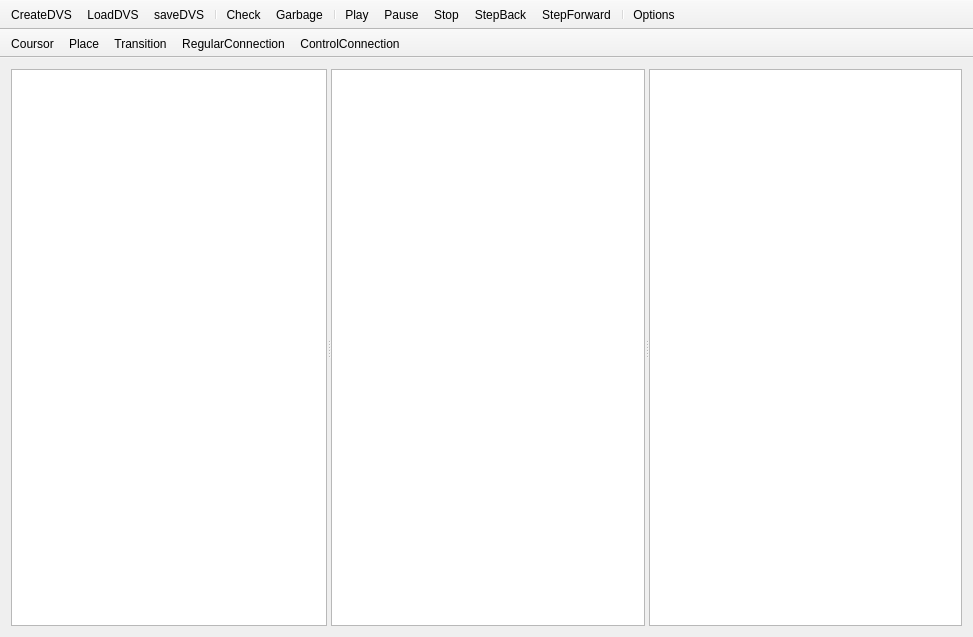
<?xml version="1.0" encoding="UTF-8"?>
<ui version="4.0">
 <author>goto1134</author>
 <class>MainWindow</class>
 <widget class="QMainWindow" name="MainWindow">
  <property name="geometry">
   <rect>
    <x>0</x>
    <y>0</y>
    <width>973</width>
    <height>637</height>
   </rect>
  </property>
  <property name="windowTitle">
   <string>MainWindow</string>
  </property>
  <property name="locale">
   <locale language="English" country="UnitedKingdom"/>
  </property>
  <widget class="QWidget" name="centralWidget">
   <layout class="QHBoxLayout" name="horizontalLayout">
    <item>
     <widget class="QSplitter" name="projectSplitter">
      <property name="contextMenuPolicy">
       <enum>Qt::ActionsContextMenu</enum>
      </property>
      <property name="toolTipDuration">
       <number>-3</number>
      </property>
      <property name="locale">
       <locale language="Russian" country="Russia"/>
      </property>
      <property name="orientation">
       <enum>Qt::Horizontal</enum>
      </property>
      <property name="childrenCollapsible">
       <bool>false</bool>
      </property>
      <widget class="QTreeView" name="treeView">
       <property name="locale">
        <locale language="Russian" country="Russia"/>
       </property>
      </widget>
      <widget class="QSplitter" name="graphicSplitter">
       <property name="locale">
        <locale language="Russian" country="Russia"/>
       </property>
       <property name="orientation">
        <enum>Qt::Horizontal</enum>
       </property>
       <property name="childrenCollapsible">
        <bool>false</bool>
       </property>
       <widget class="QGraphicsView" name="graphicsView">
        <property name="locale">
         <locale language="Russian" country="Russia"/>
        </property>
       </widget>
       <widget class="QTableView" name="tableView">
        <property name="locale">
         <locale language="Russian" country="Russia"/>
        </property>
       </widget>
      </widget>
     </widget>
    </item>
   </layout>
  </widget>
  <widget class="QMenuBar" name="menuBar">
   <property name="geometry">
    <rect>
     <x>0</x>
     <y>0</y>
     <width>973</width>
     <height>21</height>
    </rect>
   </property>
  </widget>
  <widget class="QToolBar" name="mainToolBar">
   <property name="movable">
    <bool>false</bool>
   </property>
   <property name="allowedAreas">
    <set>Qt::TopToolBarArea</set>
   </property>
   <attribute name="toolBarArea">
    <enum>TopToolBarArea</enum>
   </attribute>
   <attribute name="toolBarBreak">
    <bool>true</bool>
   </attribute>
   <addaction name="actionCreateDVS"/>
   <addaction name="actionLoadDVS"/>
   <addaction name="actionSaveDVS"/>
   <addaction name="separator"/>
   <addaction name="actionCheck"/>
   <addaction name="actionGarbage"/>
   <addaction name="separator"/>
   <addaction name="actionPlay"/>
   <addaction name="actionPause"/>
   <addaction name="actionStop"/>
   <addaction name="actionStepBack"/>
   <addaction name="actionStepForward"/>
   <addaction name="separator"/>
   <addaction name="actionOptions"/>
  </widget>
  <widget class="QToolBar" name="redactorToolBar">
   <property name="windowTitle">
    <string>toolBar</string>
   </property>
   <property name="movable">
    <bool>false</bool>
   </property>
   <property name="allowedAreas">
    <set>Qt::TopToolBarArea</set>
   </property>
   <attribute name="toolBarArea">
    <enum>TopToolBarArea</enum>
   </attribute>
   <attribute name="toolBarBreak">
    <bool>true</bool>
   </attribute>
   <addaction name="actionCoursor"/>
   <addaction name="actionPlace"/>
   <addaction name="actionTransition"/>
   <addaction name="actionRegularConnection"/>
   <addaction name="actionControlConnection"/>
  </widget>
  <action name="actionCreateDVS">
   <property name="icon">
    <iconset resource="resources.qrc">
     <normaloff>:/icons/icons/new project.ico</normaloff>:/icons/icons/new project.ico</iconset>
   </property>
   <property name="text">
    <string>CreateDVS</string>
   </property>
   <property name="toolTip">
    <string>Create new DVS model</string>
   </property>
  </action>
  <action name="actionLoadDVS">
   <property name="icon">
    <iconset resource="resources.qrc">
     <normaloff>:/icons/icons/open.ico</normaloff>:/icons/icons/open.ico</iconset>
   </property>
   <property name="text">
    <string>LoadDVS</string>
   </property>
   <property name="toolTip">
    <string>Load DVS Project</string>
   </property>
  </action>
  <action name="actionSaveDVS">
   <property name="text">
    <string>saveDVS</string>
   </property>
   <property name="toolTip">
    <string>Save DVS</string>
   </property>
  </action>
  <action name="actionCoursor">
   <property name="checkable">
    <bool>true</bool>
   </property>
   <property name="text">
    <string>Coursor</string>
   </property>
  </action>
  <action name="actionPlace">
   <property name="checkable">
    <bool>true</bool>
   </property>
   <property name="text">
    <string>Place</string>
   </property>
  </action>
  <action name="actionTransition">
   <property name="checkable">
    <bool>true</bool>
   </property>
   <property name="text">
    <string>Transition</string>
   </property>
  </action>
  <action name="actionRegularConnection">
   <property name="checkable">
    <bool>true</bool>
   </property>
   <property name="text">
    <string>RegularConnection</string>
   </property>
  </action>
  <action name="actionControlConnection">
   <property name="checkable">
    <bool>true</bool>
   </property>
   <property name="text">
    <string>ControlConnection</string>
   </property>
  </action>
  <action name="actionOptions">
   <property name="text">
    <string>Options</string>
   </property>
  </action>
  <action name="actionPlay">
   <property name="text">
    <string>Play</string>
   </property>
  </action>
  <action name="actionPause">
   <property name="text">
    <string>Pause</string>
   </property>
  </action>
  <action name="actionGarbage">
   <property name="text">
    <string>Garbage</string>
   </property>
  </action>
  <action name="actionCheck">
   <property name="text">
    <string>Check</string>
   </property>
  </action>
  <action name="actionStop">
   <property name="text">
    <string>Stop</string>
   </property>
  </action>
  <action name="actionStepForward">
   <property name="text">
    <string>StepForward</string>
   </property>
  </action>
  <action name="actionStepBack">
   <property name="text">
    <string>StepBack</string>
   </property>
  </action>
 </widget>
 <layoutdefault spacing="6" margin="11"/>
 <resources>
  <include location="resources.qrc"/>
 </resources>
 <connections/>
</ui>
